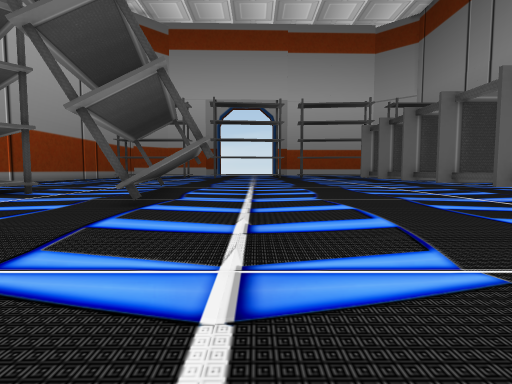
[1] (above)

20 first-person views from a walk through a Unity game level. The camera is 0.64 m above the floor, tilts 4° down and sees 80° across. The floor is counted in squares, 1 m on a side. Each view is taken from the middle of a square. On the plan, view 1 faces up. The plan holds only what a view shows up to about 9 squares ahead; the rest is blank. The place goes on beyond the plan.

[2]
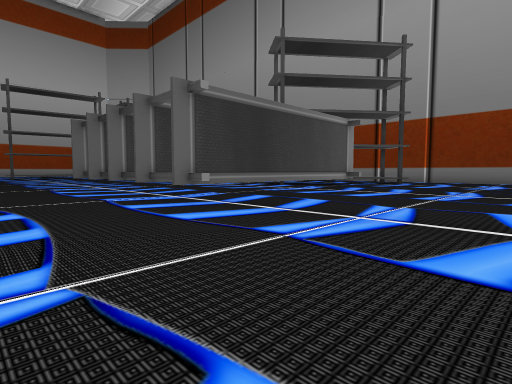

[3]
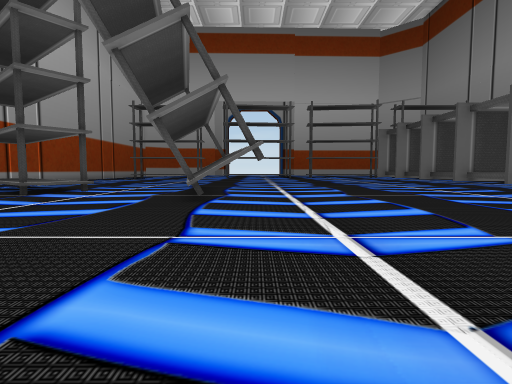

[4]
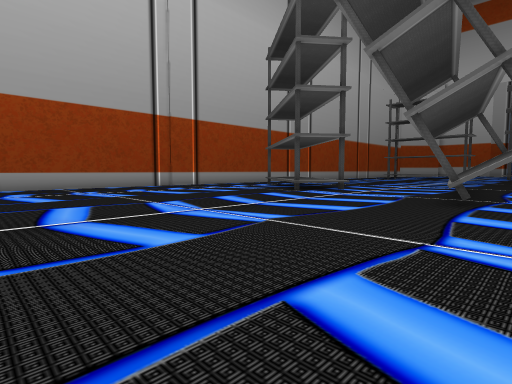

[5]
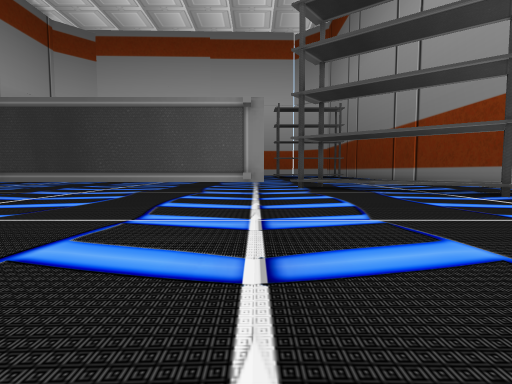

[6]
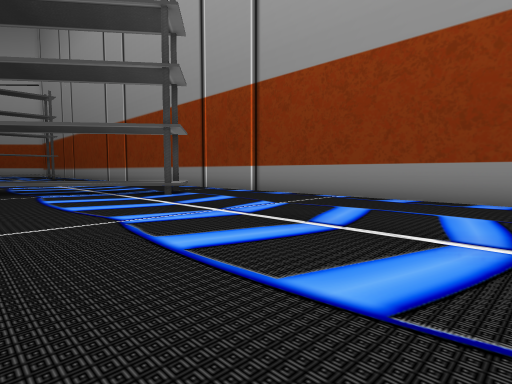

[7]
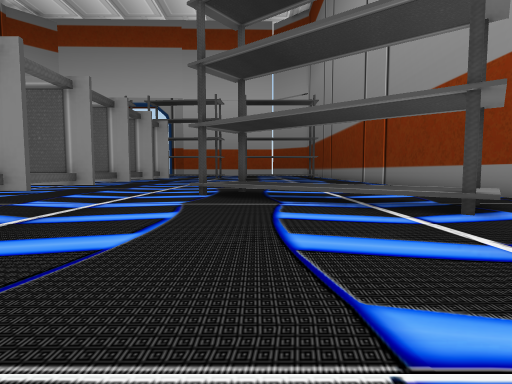

[8]
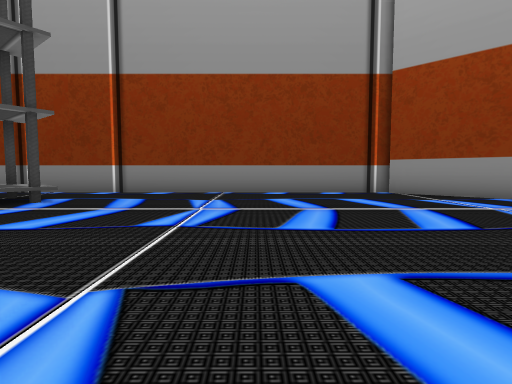

[9]
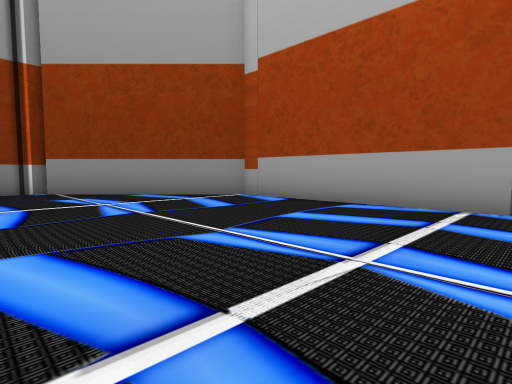

[10]
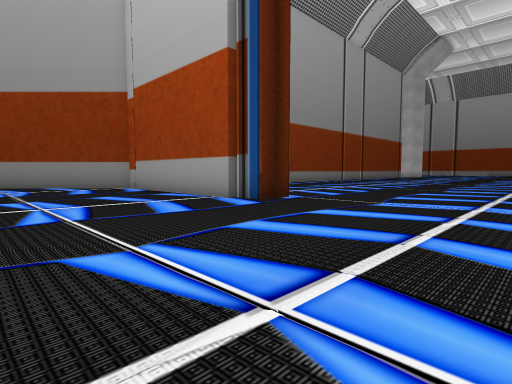

[11]
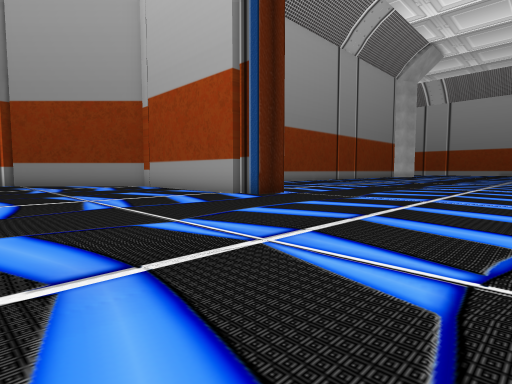

[12]
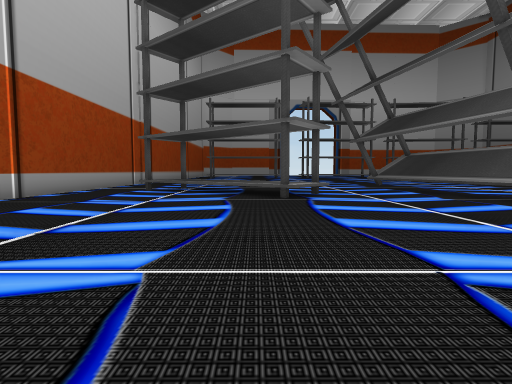

[13]
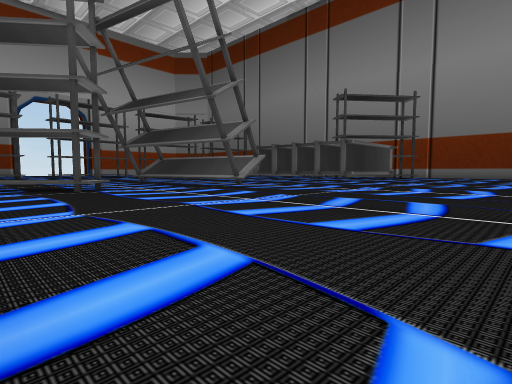

[14]
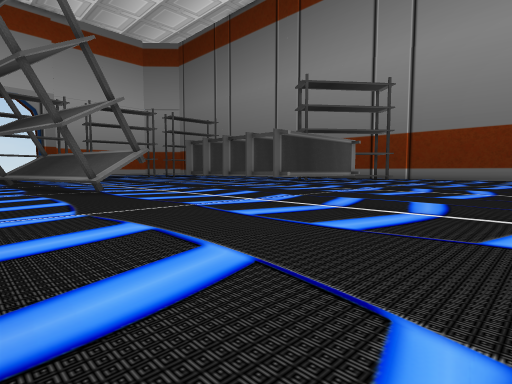

[15]
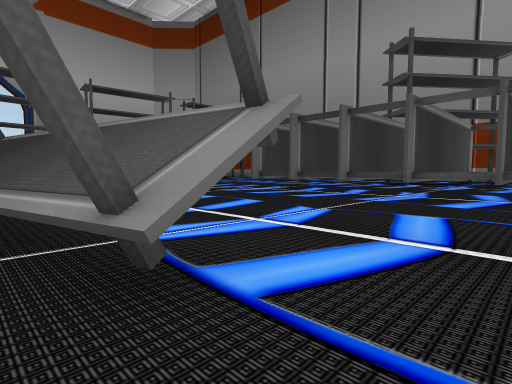

[16]
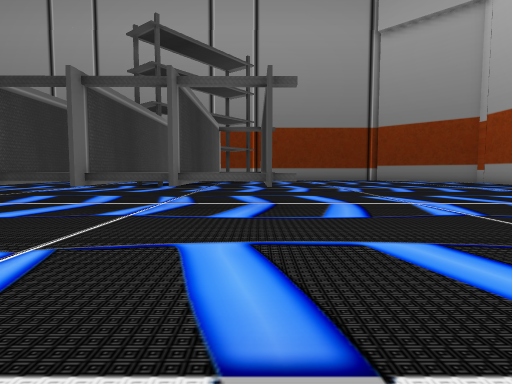

[17]
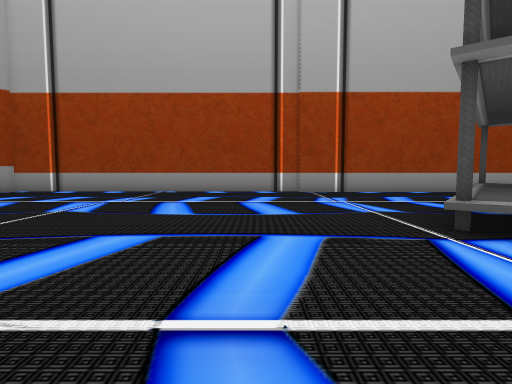

[18]
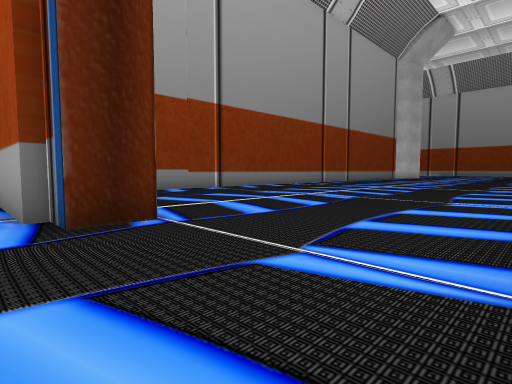

[19]
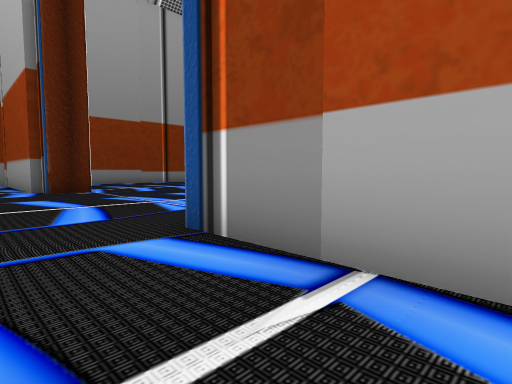

[20]
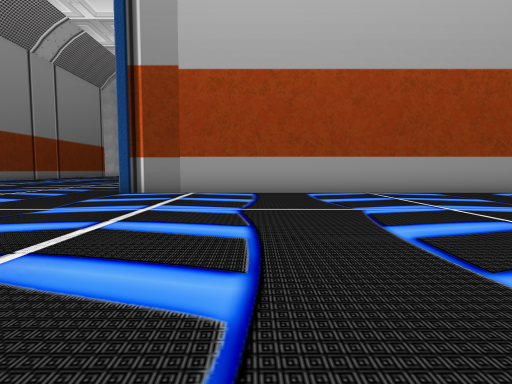

### Floor plan
Key: @ floor where view 1 was taken; # wall or solid block; . main floor; - floor 0.05 m lower than the main floor; S shelf; O other object.
Columns run from 12 left of view 1 to 19 right of it. Each row starts with its distance up from view 1.
  9  -.SSS...OO.....SSS   S.SSS... #
  8 --..SSS..OO.....SSSSSSS..SSS...#
  7 --...S....O.....S.....S...SSSS.#
  6 --........OO....SSSSSSS....SSS.#
  5 --..............SSSSSSS.....S..#
  4 --.............................#
  3 --.............................#
  2 --.............................#
  1 --.............................#
  0 --..........@..................#
 -1 --.............................#
 -2   .............................#
 -3   .............................#
 -4      .........................##
 -5     .........................##
 -6    .........................##
 -7    ############......########
 -8                ........
 -9                 ........
-10                 .........
-11                 .........
-12                 ........
-13                  ......
-14                   ....
-15                   ...
-16                   ..

Positions as (right, up) in squares from view 1, and headings:
1: (0, 0), facing up
2: (1, 0), facing up-right
3: (-1, -1), facing up
4: (-1, -1), facing up-left
5: (10, -2), facing up
6: (12, -2), facing up-right
7: (13, 1), facing up
8: (10, 1), facing right
9: (9, -1), facing down-right
10: (4, -2), facing down-right
11: (3, -1), facing down-right
12: (-8, 0), facing up
13: (-10, -3), facing up-right
14: (-5, -3), facing up-right
15: (-3, 4), facing up-right
16: (-1, 5), facing right
17: (-4, 5), facing left
18: (5, -6), facing down-right
19: (-1, -5), facing down-right
20: (-2, 2), facing down
